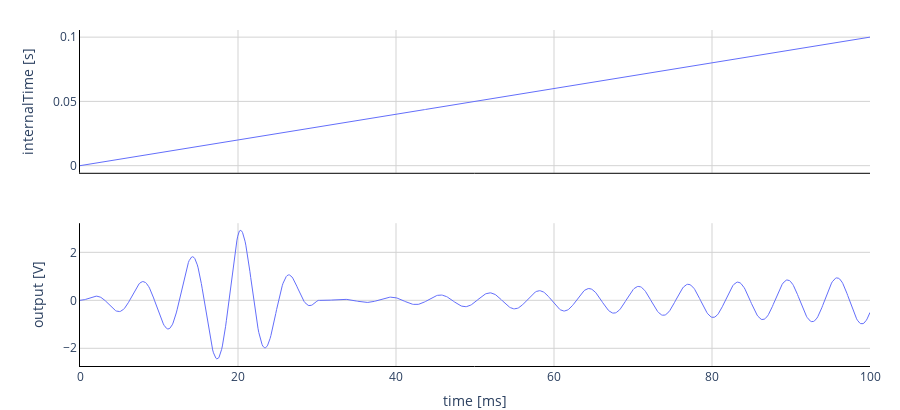

Notebook cell for this chart:
### Markdown cell above
Model Sine Wave

### Code cell
import fmpy
from fmpy import *


filename = 'Rectifier.out.fmu'

start_values = {
    # variable      start   unit      description
    'frequency':     (1000, 'Hz'),   # SineWave1.frequency
}

output = [
    'internalTime',  # internal time
    'output',        # SineWave1.out
]

import numpy as np
inputs = np.genfromtxt('Rectifier.out.csv', delimiter=',', names=True)
result = simulate_fmu(filename, input=inputs, start_values=start_values, output=output, stop_time=0.1)

plot_result(result)

### Figure 1 — Plotly figure (JSON) as saved in the notebook; plotly's stock layout.template omitted (floating-point values rounded to 4 significant figures; data arrays with more than 128 entries replaced by an {"elided": "..."} marker saying what was removed)
{"data": [{"line": {"color": "#636efa", "width": 1}, "marker": {"color": "#636efa", "size": 5}, "name": "internalTime", "type": "scatter", "x": {"elided": "978 float values"}, "xaxis": "x", "y": {"elided": "978 float values"}, "yaxis": "y"}, {"line": {"color": "#636efa", "width": 1}, "marker": {"color": "#636efa", "size": 5}, "name": "output", "type": "scatter", "x": {"elided": "978 float values"}, "xaxis": "x2", "y": {"elided": "978 float values"}, "yaxis": "y2"}], "layout": {"height": 410, "margin": {"b": 0, "r": 30, "t": 30}, "plot_bgcolor": "rgba(0,0,0,0)", "showlegend": false, "xaxis": {"anchor": "y", "domain": [0, 1], "gridcolor": "LightGrey", "gridwidth": 1, "linecolor": "black", "matches": "x2", "range": [0, 100], "showgrid": true, "showline": true, "showticklabels": false, "ticklen": 0, "zerolinecolor": "LightGrey", "zerolinewidth": 1}, "xaxis2": {"anchor": "y2", "domain": [0, 1], "gridcolor": "LightGrey", "gridwidth": 1, "linecolor": "black", "range": [0, 100], "showgrid": true, "showline": true, "ticklen": 0, "title": {"text": "time [ms]"}, "zerolinecolor": "LightGrey", "zerolinewidth": 1}, "yaxis": {"anchor": "x", "domain": [0.575, 1], "gridcolor": "LightGrey", "gridwidth": 1, "linecolor": "black", "showgrid": true, "showline": true, "ticklen": 0, "title": {"text": "internalTime [s]"}, "zerolinecolor": "LightGrey", "zerolinewidth": 1}, "yaxis2": {"anchor": "x2", "domain": [0, 0.425], "gridcolor": "LightGrey", "gridwidth": 1, "linecolor": "black", "showgrid": true, "showline": true, "ticklen": 0, "title": {"text": "output [V]"}, "zerolinecolor": "LightGrey", "zerolinewidth": 1}}}
